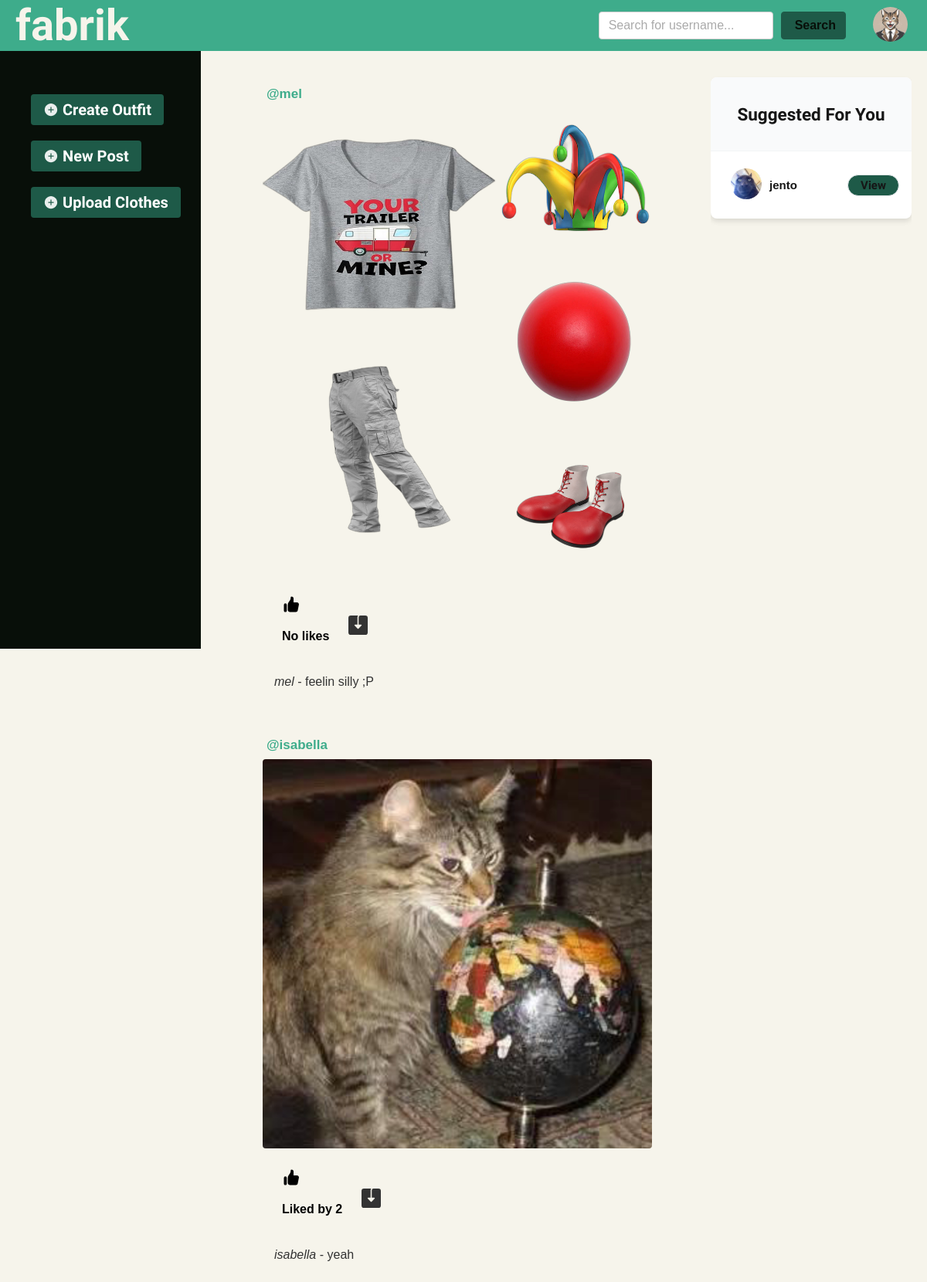
The app's page / (signed in) with its own data.
### core/models.py (models this page shows, shortened)
class Profile(models.Model):
    user = models.ForeignKey(User, on_delete=models.CASCADE)
    id_user = models.IntegerField()
    bio = models.TextField(blank=True)
    profileimg = models.ImageField(upload_to='profile_images', default='blank-profile-picture-png.wbpg')
    location = models.CharField(max_length=100, blank=True)

class Post(models.Model):
    id = models.UUIDField(primary_key=True, default=uuid.uuid4)
    user = models.CharField(max_length=100)
    image = models.ImageField(upload_to='post_images')
    caption = models.TextField()
    created_at = models.DateTimeField(default=datetime.now)
    no_of_likes = models.IntegerField(default=0)

### core/views.py (the view)
# urls.py: path('', views.index, name='index'),
@login_required(login_url='signin')
def index(request):
    user_object = User.objects.get(username=request.user.username)
    user_profile = Profile.objects.get(user=user_object)
    user_following_list = []
    feed = []
    user_following = FollowersCount.objects.filter(follower=request.user.username)
    for users in user_following:
        user_following_list.append(users.user)
    for usernames in user_following_list:
        feed_lists = Post.objects.filter(user=usernames)
        feed.append(feed_lists)
    user_posts = feed_lists = Post.objects.filter(user=request.user.username)
    feed.append(user_posts)
    feed_list = list(chain(*feed))
    outfits = Outfit.objects.filter(user=request.user)
    all_users = User.objects.all()
    user_following_all = []
    for user in user_following:
        user_list = User.objects.get(username=user.user)
        user_following_all.append(user_list)
    new_suggestions_list = [x for x in list(all_users) if (x not in list(user_following_all))]
    current_user = User.objects.filter(username=request.user.username)
    final_suggestions_list = [x for x in list(new_suggestions_list) if (x not in list(current_user))]
    random.shuffle(final_suggestions_list)
    username_profile = []
    username_profile_list = []
    for users in final_suggestions_list:
        username_profile.append(users.id)
    for ids in username_profile:
        profile_lists = Profile.objects.filter(id_user=ids)
        username_profile_list.append(profile_lists)
    suggestions_username_profile_list = list(chain(*username_profile_list))
    return render(request, 'index.html',
                  {'user_profile': user_profile,
                   'posts':feed_list,
                   'suggestions_username_profile_list': suggestions_username_profile_list[:4], 'outfits': outfits
                   })

### templates/index.html (shortened to what this page needs)
{% load static %}
<!DOCTYPE html>
<html lang="en">
<head>
    <link rel="stylesheet" href="{% static 'assets/css/icons.css' %}">
    <link rel="stylesheet" href="{% static 'assets/css/uikit.css' %}">
	<link rel="stylesheet" href="{% static 'css/index.css' %}">
</head>
<body>
    <div class="container">
        <header class="row topbar">
            <div class="logo">
                <a href="/">fabrik</a>
            </div>
            <div class="topbar-contents">
                <form action="/search" method="POST" class="search-form">
                    <input
                        type="text"
                        name="username"
                        placeholder="Search for username..."
                        class="search-input"
                    >
                    <button type="submit" class="search-button">
                         Search
                    </button>
                </form>
                <div class="profile-container">
                    <a href="#" uk-toggle="target: .profile-dropdown" style="
                        padding-right: 25px;
                        padding-left: 15px">
                        <img src="{{user_profile.profileimg.url}}" class="header-avatar" alt="Profile Image">
                    </a>
                </div>
            </div>
        </header>
        <div class="row">
            <div class="col sidebar">
                <ul>
                    <div class="create-outfit">
                        <a href="{% url 'create-outfit' %}" class="btn-upload">
                            <ion-icon name="add-circle" class=" -mb-1 mr-1 opacity-90 text-xl"></ion-icon> Create Outfit
                        </a>
                    </div>
                    <div class="relative inline-block text-left post-outfit2">
                        <button class="btn-upload post-outfit" type="button" uk-toggle="target: .post-dropdown" >
                            <ion-icon name="add-circle" class="-mb-1 mr-1 opacity-90 text-xl"></ion-icon> New Post
                        </button>
                    </div>
                    <div class="upload-clothes" uk-toggle="target: .upload-dropdown">
                        <a href="#" class="btn-upload">
                            <ion-icon name="add-circle" class=" -mb-1 mr-1 opacity-90 text-xl"></ion-icon> Upload Clothes
                        </a>
                    </div>
                </ul>
            </div>
            <div class="col custom-feed post-feed">
                {% for post in posts reversed %}
                <div class="col">
                    <div class="post-headers">
                        <div class="post-user">
                            <a href="profile/{{post.user}}">@{{post.user}}</a>
                        </div>
                        <div>
                        <a href="#"> <i class="icon-feather-more-horizontal text-2xl hover:bg-gray-200 rounded-full p-2 transition -mr-1 "></i> </a>
                        </div>
                    </div>
                    <div post-image>
                        <a href="{{post.image.url}}">
                            <img src="{{post.image.url}}" alt="">
                        </a>
                    </div>
                    <div class="py-3 px-4 space-y-3">
                        <div class="flex space-x-4 lg:font-bold">
                            <a href="/like-post?post_id={{post.id}}" class="flex items-center space-x-2">
                                <div class="p-2 rounded-full text-black">
                                    {% if post.no_of_likes == 0 %}
                                    <p>No likes</p>
                                    {% else %}
                                    <p>Liked by {{post.no_of_likes}}</p>
                                    {% endif %}
                                </div>
                            </a>
                            <a href="#" class="flex items-center space-x-2 flex-1 justify-end">
                            </a>
                        </div>
                        <p>
                            <a href="#"><i>{{post.user}} </i>- {{post.caption}}</a>
                        </p>
                    </div>
                </div>
                {% endfor %}
            </div>
            <div class="col right-sidebar">
                <div class="sidebar-box">
                    <div class="sidebar-header">
                        <h2>Suggested For You</h2>
                    </div>
                    <div>
                        {% for suggestion in suggestions_username_profile_list %}
                        <div class="suggestion-item">
                            <div class="flex items-center">
                                <a href="profile/{{suggestion.user}}">
                                    <img src="{{suggestion.profileimg.url}}" class="profile-img">
                                </a>
                                <div class="ml-4">
                                    <a href="/profile/{{suggestion.user}}" class="block font-semibold">{{suggestion.user}}</a>
                                </div>
                            </div>
                            <a href="/profile/{{suggestion.user}}" class="view-user-btn">View</a>
                        </div>
                        {% endfor %}
                    </div>
                </div>
            </div>
        </div>
    </div>
</body>
</html>
</html>

### records on screen
Profile: profileimg (picture)
Post: user "mel", image (picture), no_of_likes "No likes", caption "feelin silly ;P"
Post: user "isabella", image (picture), no_of_likes "2", caption "yeah"
Profile: profileimg (picture), user "jento"
